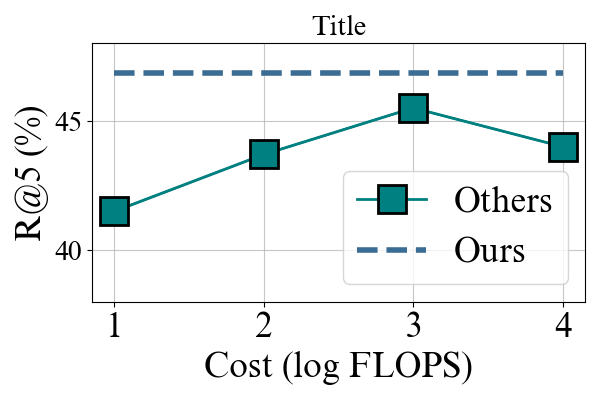

Source code (Python):
'''
python line.py
'''

import matplotlib.pyplot as plt
from matplotlib.font_manager import FontProperties
from matplotlib import font_manager


times_new_roman_path = "./times new roman.ttf"
font_manager.fontManager.addfont(times_new_roman_path)
font_name = font_manager.FontProperties(fname=times_new_roman_path).get_name()


labels=['1','2','3','4']
xlim=range(0,4)
div = [0,1,2,3]

# '''
# 30 tasks sub
ours_train = [41.5, 43.7, 45.5, 44.0]
# ours_train_std = [1.7,2.3,1.5,2.4]
ours_train_std = [0, 0, 0, 0]
erm = [46.85] * 4
ylim=[40, 45, 50]

ymin=38
ymax=48
# title="30 tasks, sub-optimal, "+r'$\mathrm{S}=0.8$, m'
title="Title"
save_name="line"
#'''


plt.rcParams["font.family"] = font_name

fig, axes = plt.subplots(figsize=(6,4),ncols=1) # 设置绘图区域大小
ax1 = axes

size1= 25
size2= 25
width = 0.15

# colors = ['#82B0D2', '#FA7F6F']
colors = [[59, 108, 147], [253, 187, 71], [164,0,4]] # 256kb 蓝黄红
for i in range(len(colors)):
    r, g, b = colors[i]
    colors[i] = (r/255, g/255, b/255)
color_index = [0, 1]
colors = [colors[i] for i in color_index]

acc_lower = [ours_train[i]-ours_train_std[i] for i in range(len(ours_train))]
acc_upper = [ours_train[i]+ours_train_std[i] for i in range(len(ours_train))]

# 柱状图, 带误差, 黑色边框
# plt.bar(div, ours_train, width=width, color=colors[1], edgecolor='black', yerr=ours_train_std, capsize=5, label='Ours')
# plt.bar([x-width for x in div], erm, width=width, color=colors[0], edgecolor='black', yerr=erm_std, capsize=5, label='ERM')

ln1 = plt.plot(div, ours_train, color="teal", marker='s',)
ln1 = plt.plot(
    div, ours_train,
    color="teal", marker='s', markersize=20, label='Others',
    zorder=10, linewidth=2, markeredgewidth=2, markeredgecolor='black'
)

plt.fill_between(div, acc_lower, acc_upper, color="teal", alpha=0.2, zorder=0)
# erm 参考线
ln2 = plt.plot(div, erm, color=colors[0], linestyle='--', label='Ours', zorder=10, linewidth=4)
# grid ， 网格线放在柱状图后面作为背景
ax1.grid(linestyle='-', alpha=0.7, zorder=0)
# grid ， 网格线放在柱状图后面作为背景
# y
ax1.grid(axis='y', linestyle='-', alpha=0.7, zorder=0)
# 设置刻度
ax1.set_xticks([x for x in div])
ax1.set_xticklabels(div)

# 刻度字体大小
ax1.tick_params(axis='both', labelsize=size1)

# 设置坐标轴标签
ax1.set_xlabel('Cost (log FLOPS)', fontsize=size2)
ax1.set_ylabel('R@5 (%)', fontsize=size2)

# y轴范围
#ax1.set_ylim(0.93, 0.97)
#isicl ax1.set_ylim(0.77, 0.80)
# 设置图例
# ax1.legend(loc=4, fontsize=size2)
# ax1.legend(loc="center", fontsize=size2)
# # # plt.xticks([0,5,10,15,20,25,30],fontsize=20)

plt.yticks(ylim,fontsize=20)
ax1.set_ylim(ymin, ymax)
plt.title(title,fontsize=20)
plt.xticks(xlim,labels=labels)
#isicg plt.yticks([0.73,0.74,0.75,0.76],fontsize=20)
plt.legend(loc=4, fontsize=size2)
plt.tight_layout()

# plt.savefig(f"./imgs/{save_name}.pdf")
plt.savefig(f"./{save_name}.png")

# plt.show()
